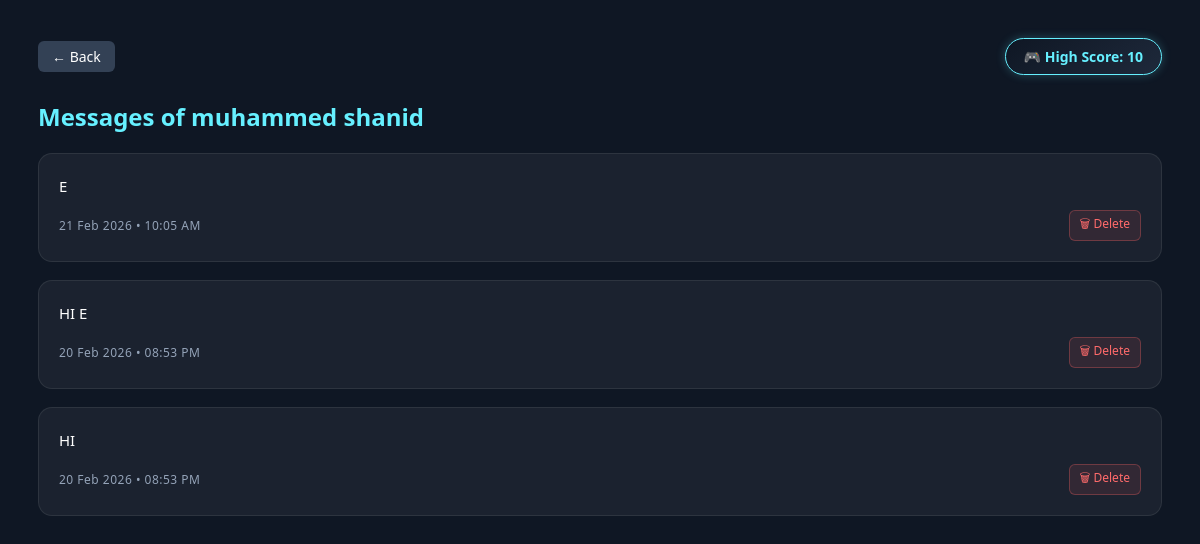
Before: /guardian/user-messages/1/ (signed in) with the older database file.
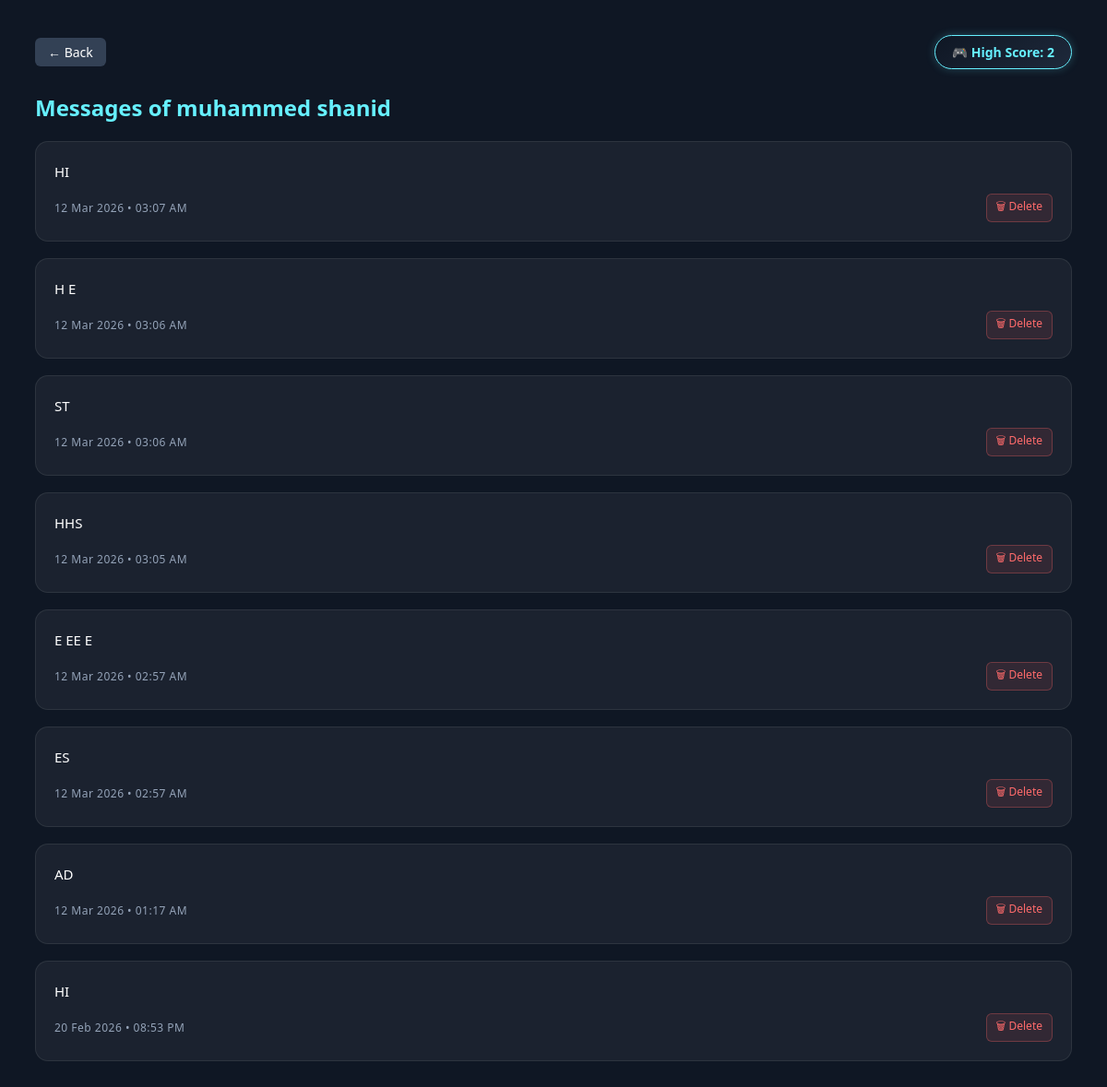
After: the same page with the newer database file.
### morsecode_reader_app/models.py (models this page shows, shortened)
class Register(models.Model):
    username=models.TextField(null=True, blank=True,default="no user name added")
    fullname=models.CharField(max_length=100, null=True, blank=True)
    age=models.IntegerField(null=True, blank=True)
    address=models.TextField(null=True, blank=True,default="no address added")
    phone=models. IntegerField(null=True, blank=True)
    email=models.EmailField(unique=True)
    password=models.CharField(max_length=50, null=True, blank=True)
    confirm_password=models.CharField(max_length=50, null=True, blank=True)
    image=models.FileField(upload_to="images/", null=True, blank=True)
    GENDER_CHOICES=[
        ('M','Male'),
        ('F','Female'),
        ('O','Other'),
    ]
    gender=models.CharField(max_length=1,choices=GENDER_CHOICES,null=True,blank=True)
    HEALTH_CONDITION_CHOICES = [
    ('paraplegia', 'Paraplegia'),
    ('quadriplegia', 'Quadriplegia'),
    ('hemiplegia', 'Hemiplegia'),
    ('partial', 'Partial Paralysis'),
    ('temporary', 'Temporary Paralysis'),
    ('other', 'Other'),
    ]
    health_condition = models.CharField(max_length=30,choices=HEALTH_CONDITION_CHOICES,null=True,blank=True)
    profile_completed = models.BooleanField(default=False)

class Message(models.Model):
    user = models.ForeignKey(Register, on_delete=models.CASCADE, null=True, blank=True)
    text = models.TextField()
    device_info = models.JSONField(null=True, blank=True)
    created_at = models.DateTimeField(auto_now_add=True)

### morsecode_reader_app/views.py (the view)
# urls.py: path('guardian/user-messages/<int:user_id>/',views.guardian_view_user_messages,name='guardian_user_messages'),
def guardian_view_user_messages(request, user_id):
    if 'guardian_email' not in request.session:
        return redirect('guardian_login')
    guardian = models.guardian_register.objects.get(
        email=request.session['guardian_email']
    )
    access = models.GuardianAccessRequest.objects.filter(
        guardian=guardian,
        user_id=user_id,
        status='approved'
    ).exists()
    if not access:
        return HttpResponse("Access Denied")
    user = models.Register.objects.get(id=user_id)
    try:
        high_score = user.game_score.high_score
    except:
        high_score = 0
    messages = models.Message.objects.filter(
        user=user
    ).order_by('-created_at')
    return render(request, 'guardian_user_messages.html', {
        'target_user': user,
        'messages': messages,
        'high_score': high_score
    })

### morsecode_reader_app/templates/guardian_user_messages.html (shortened to what this page needs)
{% load static %}
<!DOCTYPE html>
<html>
<head>
</head>
<body>
<div class="header">
    <a href="/guardian_dashboard/" class="back-btn">← Back</a>
    <div class="highscore-pill">
        🎮 High Score: {{ high_score }}
    </div>
</div>
<h2>Messages of {{ target_user.fullname }}</h2>
{% for msg in messages %}
    <div class="card">
        <p>{{ msg.text }}</p>
        <div class="meta">
            <div class="time">
                {{ msg.created_at|date:"d M Y • h:i A" }}
            </div>
            <a href="/guardian/delete-message/{{ msg.id }}/"
               onclick="return confirm('Delete this message?')"
               class="delete-btn">
               🗑 Delete
            </a>
        </div>
    </div>
{% empty %}
  <p class="empty">No messages yet.</p>
{% endfor %}
</body>
</html>

### morsecode_reader_app/templates/guardian_user_messages.html (style rules this page uses)
body { background:#0f1724; color:#ffffff; font-family:'Segoe UI', Arial, sans-serif; padding:30px; }
.header { display:flex; justify-content:space-between; align-items:center; margin-bottom:25px; }
.back-btn { background:#334155; color:#fff; padding:6px 14px; border-radius:6px; text-decoration:none; font-size:14px; transition:0.3s; }
h2 { color:#66f0ff; margin-bottom:20px; }
.highscore-pill { background:linear-gradient(145deg,#0f1724,#1e293b); padding:8px 18px; border-radius:25px; border:1px solid #66f0ff; font-size:14px; color:#66f0ff; font-weight:600; box-shadow:0 0 10px rgba(102,240,255,0.25); }
.card { background:rgba(255,255,255,0.05); padding:20px; border-radius:14px; margin-bottom:18px; border:1px solid rgba(255,255,255,0.08); transition:0.3s; }
.card p { margin:0 0 10px 0; font-size:15px; line-height:1.6; }
.meta { display:flex; justify-content:space-between; align-items:center; margin-top:12px; }
.time { font-size:12px; color:#94a3b8; letter-spacing:0.5px; }
.delete-btn { background:rgba(255,99,99,0.1); color:#ff6b6b; padding:4px 10px; border-radius:6px; font-size:12px; text-decoration:none; transition:0.3s; border:1px solid rgba(255,99,99,0.3); }

Changed rows visible on the page:
removed Message: text "E", created_at "21 Feb 2026 • 10:05 AM"
removed Message: text "HI E", created_at "20 Feb 2026 • 08:53 PM"
added Message: text "HI", created_at "12 Mar 2026 • 03:07 AM"
added Message: text "H E", created_at "12 Mar 2026 • 03:06 AM"
added Message: text "ST", created_at "12 Mar 2026 • 03:06 AM"
added Message: text "HHS", created_at "12 Mar 2026 • 03:05 AM"
added Message: text "E EE E", created_at "12 Mar 2026 • 02:57 AM"
added Message: text "ES", created_at "12 Mar 2026 • 02:57 AM"
added Message: text "AD", created_at "12 Mar 2026 • 01:17 AM"
Other visible differences:
{{ high_score }}: "10" → "2"
